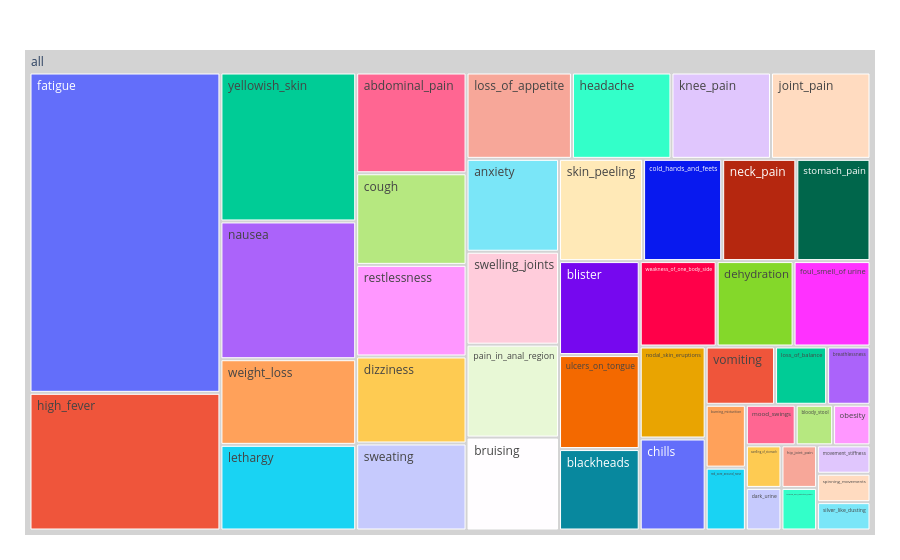

Write notebook code for a chart like this one.
### Code cell
# Most Frequent Symptom_3
df_mfs3 = pd.DataFrame(most_frequent_symptom3)
df_mfs3 = df_mfs3.reset_index()

fig = px.treemap(df_mfs3, path=[px.Constant("all"), 'Symptom_3'], values= 'count')

fig.update_traces(root_color="lightgray")
fig.update_layout(margin = dict(t=50, l=25, r=25, b=25))
fig.show()

### Figure 1 — Plotly figure (JSON) as saved in the notebook; plotly's stock layout.template omitted (floating-point values rounded to 4 significant figures)
{"data": [{"branchvalues": "total", "domain": {"x": [0, 1], "y": [0, 1]}, "hovertemplate": "labels=%{label}<br>count=%{value}<br>parent=%{parent}<br>id=%{id}<extra></extra>", "ids": ["all/ fatigue", "all/ high_fever", "all/ yellowish_skin", "all/ nausea", "all/ weight_loss", "all/ lethargy", "all/ abdominal_pain", "all/ cough", "all/ restlessness", "all/ dizziness", "all/ sweating", "all/ loss_of_appetite", "all/ headache", "all/ knee_pain", "all/ joint_pain", "all/ anxiety", "all/ swelling_joints", "all/ pain_in_anal_region", "all/ bruising", "all/ skin_peeling", "all/ cold_hands_and_feets", "all/ neck_pain", "all/ stomach_pain", "all/ blister", "all/ ulcers_on_tongue", "all/ blackheads", "all/ weakness_of_one_body_side", "all/ dehydration", "all/ foul_smell_of urine", "all/ nodal_skin_eruptions", "all/ chills", "all/ vomiting", "all/ loss_of_balance", "all/ breathlessness", "all/ burning_micturition", "all/ red_sore_around_nose", "all/ mood_swings", "all/ bloody_stool", "all/ obesity", "all/ swelling_of_stomach", "all/ dark_urine", "all/ hip_joint_pain", "all/ blurred_and_distorted_vision", "all/ movement_stiffness", "all/ spinning_movements", "all/ silver_like_dusting", "all"], "labels": [" fatigue", " high_fever", " yellowish_skin", " nausea", " weight_loss", " lethargy", " abdominal_pain", " cough", " restlessness", " dizziness", " sweating", " loss_of_appetite", " headache", " knee_pain", " joint_pain", " anxiety", " swelling_joints", " pain_in_anal_region", " bruising", " skin_peeling", " cold_hands_and_feets", " neck_pain", " stomach_pain", " blister", " ulcers_on_tongue", " blackheads", " weakness_of_one_body_side", " dehydration", " foul_smell_of urine", " nodal_skin_eruptions", " chills", " vomiting", " loss_of_balance", " breathlessness", " burning_micturition", " red_sore_around_nose", " mood_swings", " bloody_stool", " obesity", " swelling_of_stomach", " dark_urine", " hip_joint_pain", " blurred_and_distorted_vision", " movement_stiffness", " spinning_movements", " silver_like_dusting", "all"], "name": "", "parents": ["all", "all", "all", "all", "all", "all", "all", "all", "all", "all", "all", "all", "all", "all", "all", "all", "all", "all", "all", "all", "all", "all", "all", "all", "all", "all", "all", "all", "all", "all", "all", "all", "all", "all", "all", "all", "all", "all", "all", "all", "all", "all", "all", "all", "all", "all", ""], "root": {"color": "lightgray"}, "type": "treemap", "values": [726.0, 312.0, 240.0, 222.0, 138.0, 138.0, 132.0, 120.0, 120.0, 114.0, 114.0, 108.0, 102.0, 102.0, 102.0, 102.0, 102.0, 102.0, 102.0, 102.0, 96.0, 90.0, 90.0, 90.0, 90.0, 78.0, 78.0, 78.0, 78.0, 72.0, 72.0, 48.0, 36.0, 30.0, 30.0, 30.0, 24.0, 18.0, 18.0, 18.0, 18.0, 18.0, 18.0, 18.0, 18.0, 18.0, 4572.0]}], "layout": {"legend": {"tracegroupgap": 0}, "margin": {"b": 25, "l": 25, "r": 25, "t": 50}}}
